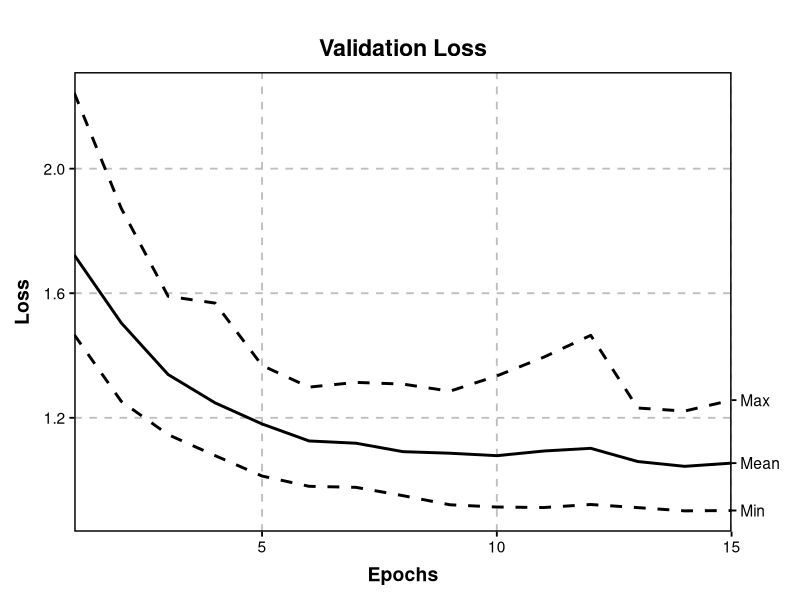
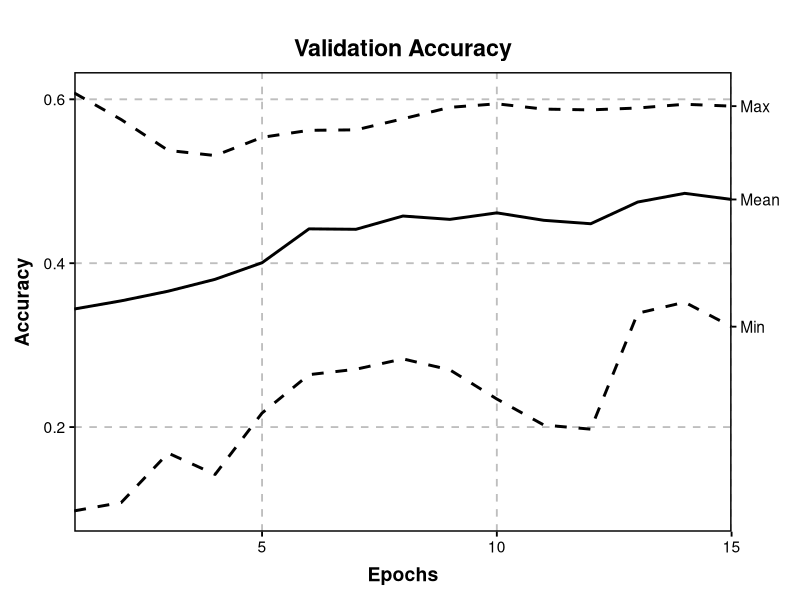

Source code (R) for these figures, in order:
theme_Publication <- function(base_size=14, base_family="helvetica") {
  library(grid)
  library(ggthemes)
  (theme_foundation(base_size=base_size, base_family=base_family)
    + theme(plot.title = element_text(face = "bold",
                                      size = rel(1.2), hjust = 0.5),
            text = element_text(),
            panel.background = element_rect(colour = NA),
            plot.background = element_rect(colour = NA),
            panel.border = element_rect(colour = "black", size=1),
            axis.title = element_text(face = "bold",size = rel(1)),
            axis.title.y = element_text(angle=90,vjust =2),
            axis.title.x = element_text(vjust = -0.2),
            axis.text = element_text(), 
            # axis.line = element_line(colour="black"),
            axis.line = element_blank(),
            axis.ticks = element_line(),
            panel.grid.major = element_line(colour = "gray", linetype = "dashed"),
            panel.grid.minor = element_blank(),
            legend.key = element_rect(colour = NA),
            legend.position = "bottom",
            legend.direction = "horizontal",
            legend.key.size= unit(1.3, "cm"),
            legend.spacing = unit(0, "cm"),
            legend.title = element_text(face="italic"),
            plot.margin=unit(c(10,5,5,5),"mm"),
            strip.background=element_rect(colour="#f0f0f0",fill="#f0f0f0"),
            strip.text = element_text(face="bold")
    ))
  
}




df <- read.csv('p2.csv', header=T)

library(dplyr)
library(reshape2)
library(ggplot2)

sub1 <- df %>% filter(Type=='Loss')
sub2 <- df %>% filter(Type=='Acc')

df1 <- sub1 %>% distinct(Epoch)

df1$mean <- aggregate(sub1$Value, list(sub1$Epoch), mean)$x
df1$min <- aggregate(sub1$Value, list(sub1$Epoch), min)$x
df1$max <- aggregate(sub1$Value, list(sub1$Epoch), max)$x

df2 <- sub2 %>% distinct(Epoch)

df2$mean <- aggregate(sub2$Value, list(sub2$Epoch), mean)$x
df2$min <- aggregate(sub2$Value, list(sub2$Epoch), min)$x
df2$max <- aggregate(sub2$Value, list(sub2$Epoch), max)$x

data1 <- melt(df1, id=c("Epoch"))
data2 <- melt(df2, id=c("Epoch"))

ends1 <- data1 %>%
  group_by(variable) %>%
  top_n(1, Epoch) %>%
  pull(value)

ends2 <- data2 %>%
  group_by(variable) %>%
  top_n(1, Epoch) %>%
  pull(value)


p1 <- ggplot(data1, aes(x=Epoch, y=value, group=variable, linetype=variable)) +
  geom_line(size=1) +
  theme_Publication() +
  theme(legend.position = "none") +
  ggtitle("Validation Loss") + 
  labs(x = "Epochs", y = "Loss") +
  scale_x_continuous(expand = c(0,0)) +
  scale_y_continuous(sec.axis = sec_axis(~ ., breaks = ends1, labels = c("Mean", "Min", "Max"))) +
  scale_linetype_manual(values = c(1, 2, 2))

p2 <- ggplot(data2, aes(x=Epoch, y=value, group=variable, linetype=variable)) +
  geom_line(size=1) +
  theme_Publication() +
  theme(legend.position = "none") +
  ggtitle("Validation Accuracy") + 
  labs(x = "Epochs", y = "Accuracy") +
  scale_x_continuous(expand = c(0,0)) +
  scale_y_continuous(sec.axis = sec_axis(~ ., breaks = ends2, labels = c("Mean", "Min", "Max"))) +
  scale_linetype_manual(values = c(1, 2, 2))

p1
p2

